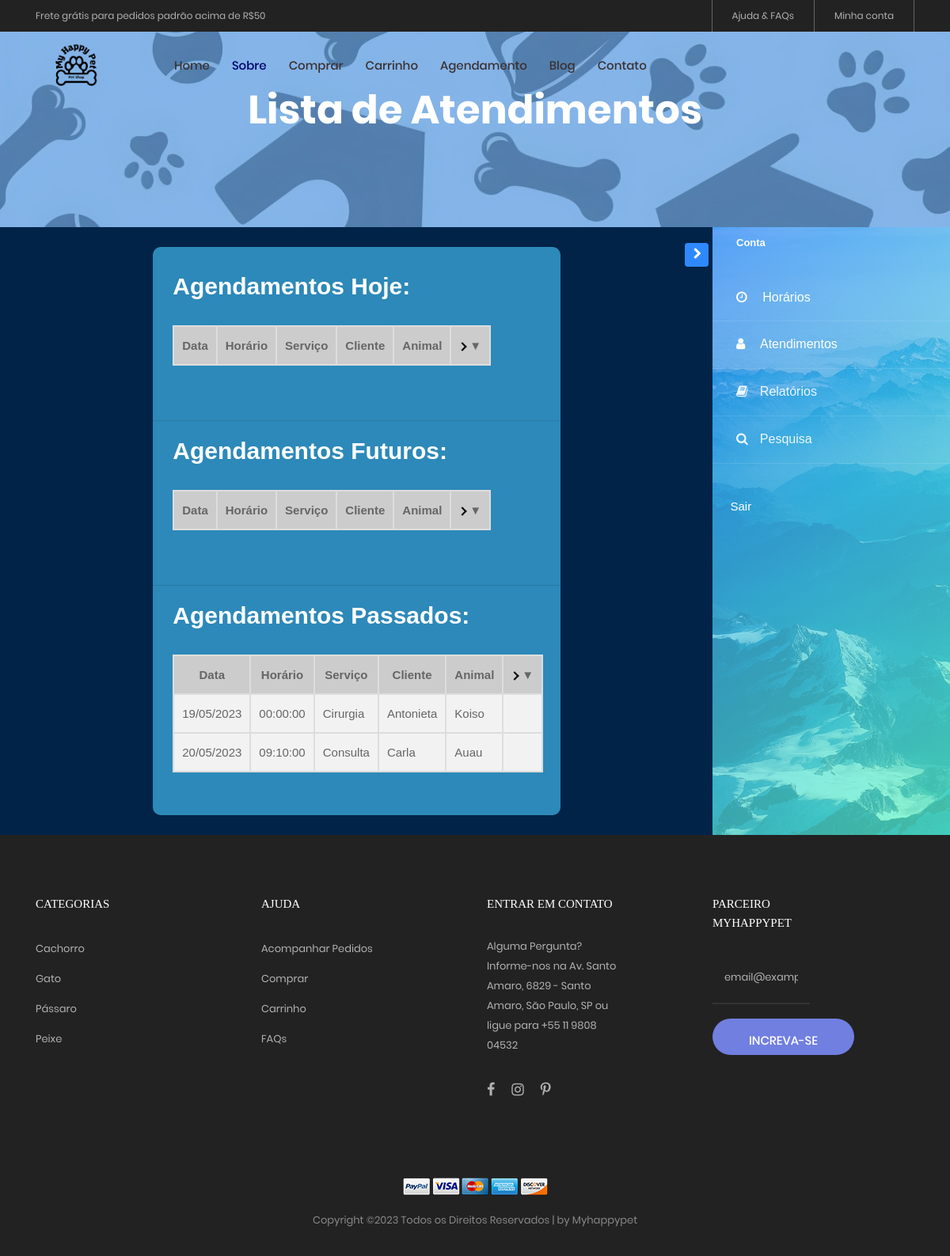
/ve_horarios_func.php (signed in), run on the app's committed database.
### tables this page shows
CREATE TABLE `horarios_disponiveis` (
  `idHorario` int(10) NOT NULL,
  `id_funcionario` int(10) DEFAULT NULL,
  `data` date DEFAULT NULL,
  `horario` time DEFAULT NULL,
  `reservado` tinyint(1) DEFAULT NULL,
  `servico` varchar(50) DEFAULT NULL
);

CREATE TABLE `cliente` (
  `idCliente` int(10) NOT NULL,
  `id_endereco` int(10) DEFAULT NULL,
  `nome` varchar(100) DEFAULT NULL,
  `sobrenome` varchar(100) DEFAULT NULL,
  `cpf` char(11) DEFAULT NULL,
  `rg` char(9) DEFAULT NULL,
  `data_nasc` date DEFAULT NULL
);

CREATE TABLE `cadastro_pet` (
  `idPet` int(10) NOT NULL,
  `id_cliente` int(10) DEFAULT NULL,
  `nome_pet` varchar(50) DEFAULT NULL,
  `raca` varchar(20) DEFAULT NULL,
  `sexo_pet` varchar(50) DEFAULT NULL,
  `cor_pet` varchar(20) DEFAULT NULL,
  `data_nasc_pet` date DEFAULT NULL,
  `peso_pet` float(4,2) DEFAULT NULL,
  `data_cad_pet` datetime DEFAULT NULL
);

### ve_horarios_func.php (the view, shortened to what this page needs)
<?php
    include_once('php/conexao.php');
?>
<!DOCTYPE html>
<html lang="pt-br">
<head>
		<link rel="stylesheet" type="text/css" href="vendor/bootstrap/css/bootstrap.min.css">
		<link rel="stylesheet" type="text/css" href="fonts/font-awesome-4.7.0/css/font-awesome.min.css">
		<link rel="stylesheet" type="text/css" href="fonts/iconic/css/material-design-iconic-font.min.css">
		<link rel="stylesheet" type="text/css" href="fonts/linearicons-v1.0.0/icon-font.min.css">
		<link rel="stylesheet" type="text/css" href="vendor/animate/animate.css">
		<link rel="stylesheet" type="text/css" href="vendor/css-hamburgers/hamburgers.min.css">
		<link rel="stylesheet" type="text/css" href="vendor/animsition/css/animsition.min.css">
		<link rel="stylesheet" type="text/css" href="vendor/select2/select2.min.css">
		<link rel="stylesheet" type="text/css" href="vendor/daterangepicker/daterangepicker.css">
		<link rel="stylesheet" type="text/css" href="vendor/slick/slick.css">
		<link rel="stylesheet" type="text/css" href="vendor/MagnificPopup/magnific-popup.css">
		<link rel="stylesheet" type="text/css" href="vendor/perfect-scrollbar/perfect-scrollbar.css">
		<link rel="stylesheet" type="text/css" href="css/util.css">
		<link rel="stylesheet" type="text/css" href="css/main.css">
        <link rel="stylesheet" href="https://stackpath.bootstrapcdn.com/font-awesome/4.7.0/css/font-awesome.min.css">
		<link rel="stylesheet" href="assets/css/style.css">
		<link rel="stylesheet" href="css/joao.css">
<link rel="stylesheet" href="https://cdnjs.cloudflare.com/ajax/libs/animate.css/4.1.1/animate.min.css"/>
<link rel="stylesheet" type="text/css" href="vendor/bootstrap/css/boot.css" />
<link rel="stylesheet" href="./css/style.css" />
</head>
<body class="animsition">
	<header>
	<div class="container-menu-desktop">
		<div class="top-bar">
			<div class="content-topbar flex-sb-m h-full container">
				<div class="left-top-bar">
					Frete grátis para pedidos padrão acima de R$50
				</div>
				<div class="right-top-bar flex-w h-full">
					<a href="ajuda.html" class="flex-c-m trans-04 p-lr-25">
						Ajuda & FAQs
					</a>
					<a href="php/checa_login.php" class="flex-c-m trans-04 p-lr-25">
						Minha conta
					</a>
				</div>
			</div>
		</div>
		<div class="wrap-menu-desktop">
			<nav class="limiter-menu-desktop container">
				<a href="index.html" class="logo">
					<img src="images/icons/logo.png" alt="IMG-LOGO">
				</a>
				<div class="menu-desktop">
					<ul class="main-menu">
						<li>
							<a href="index.html">Home</a>
						</li>
						<li class="active-menu">
							<a href="sobre.html">Sobre</a>
						</li>
						<li>
							<a href="comprar.html">Comprar</a>
						</li>
						<li>
							<a href="carrinho.html">Carrinho</a>
						</li>
						<li>
							<a href="agendamento.php">Agendamento</a>
						</li>
						<li>
							<a href="blog.html">Blog</a>
						</li>
						<li>
							<a href="contato.html">Contato</a>
						</li>
					</ul>
				</div>
			</nav>
		</div>
	</div>
</header>
<section class="bg-img1 txt-center p-lr-15 p-tb-120" style="background-image: url('images/bg-01.jpg');">
	<h2 class="ltext-105 cl0 txt-center">
		Lista de Atendimentos
	</h2>
</section>
<div class="wrapper d-flex align-items-stretch">
	<nav id="sidebar" class="order-last" class="img" style="background-image: url(images/bg_1.jpg);">
			<div class="custom-menu">
				<button type="button" id="sidebarCollapse" class="btn btn-primary">
			</button>
		</div>
		<div class="">
			<h1><a href="index.html" class="logo"><span>Conta</span></a></h1>
				<ul class="list-unstyled components mb-5">
					<?php
						if(isset($_SESSION['cargo']) && $_SESSION['cargo'] == 'Tosador' || $_SESSION['cargo'] == 'Veterinario'){
							echo '<li class="active">
							<a href="horario.php"><span class="fa fa-clock-o mr-3"></span> Horários</a>
							</li>';
							echo '<li class="active">
							<a href="ve_horarios_func.php"><span class="fa fa-user mr-3"></span> Atendimentos</a>
							</li>';
						}
					?>
					<li>
						<a href="relatorio.php"><span class="fa fa-book mr-3"></span>Relatórios</a>
					</li>
					<li>
						<a href="pesquisa.php"><span class="fa fa-search mr-3"></span>Pesquisa</a>
					</li>
				</ul>
				<div class="mb-5 px-4">
					<a href="php/proc_logout.php" class="subscribe-form">
						<h3 class="h6 mb-3">Sair</h3>
					</a>
				</div>
		</div>
	</nav><br><br><br>
		<div class="wrapper d-flex justify-content-center" style="padding: 25px">
					<?php
					$myvalue = date('Y-m-d H:i:s');
					$datetime = new DateTime($myvalue);
					$data = $datetime->format('Y-m-d');
					$hora = $datetime->format('H:i:s');
					$pega_hora_ant = mysqli_query($conn, "SELECT * FROM horarios_disponiveis WHERE data <= '$data' AND horario < '$hora' AND id_funcionario = ".$_SESSION['idFuncionario']." ORDER BY data ASC;");
				echo("<div id='div' style='width: 515px !important; margin-left: 0% !important'><br>");
				echo "<h2 id= agend>Agendamentos Hoje:</h2><br>";
				echo "<table class='table-responsive'>
					<thead>
						<tr class='accordion'>
							<th>Data</th>
							<th>Horário</th>
							<th>Serviço</th>
							<th>Cliente</th>
							<th>Animal</th>
							<th class='toggle-arrow'>▼</th>
						</tr>
				  </thead>
				";
				echo "</table>
				<br><br>";
				echo "<hr>";
				echo "<h2 id= agend>Agendamentos Futuros:</h2><br>";
				echo "<table class='table-responsive'>
					<thead>
						<tr class='accordion'>
							<th>Data</th>
							<th>Horário</th>
							<th>Serviço</th>
							<th>Cliente</th>
							<th>Animal</th>
							<th class='toggle-arrow'>▼</th>
						</tr>
				  	</thead>
				";
				echo "</table>
				<br><br>";
				echo "<hr>";
					echo "<h2 id= agend>Agendamentos Passados:</h2><br>";
					echo "<table class='table-responsive'>
						<thead>
							<tr class='accordion'>
								<th>Data</th>
								<th>Horário</th>
								<th>Serviço</th>
								<th>Cliente</th>
								<th>Animal</th>
								<th class='toggle-arrow'>▼</th>
							</tr>
						</thead>
					";
					while ($row_antes = mysqli_fetch_assoc($pega_hora_ant)) {
						$data_antes = date_create($row_antes['data']);
						$data_antes = date_format($data_antes, 'd/m/Y');
						$agendado_ant = mysqli_query($conn, "SELECT * FROM agendamento WHERE id_horario = ".$row_antes['idHorario']);
						$agendado_antes = mysqli_fetch_assoc($agendado_ant);
						if (isset($agendado_antes)) {
							$pet_agend_ant = mysqli_query($conn, "SELECT * FROM cadastro_pet WHERE idPet = ".$agendado_antes['id_animal']);
							$pet_agend_antes = mysqli_fetch_assoc($pet_agend_ant);
							$cliente_agend_ant = mysqli_query($conn, "SELECT * FROM cliente WHERE idCliente = ".$agendado_antes['id_cliente']);
							$cliente_agend_antes = mysqli_fetch_assoc($cliente_agend_ant);
							echo('
							<tbody class="visible">
								<tr>
									<td>'. $data_antes .'</td>
									<td>'. $row_antes["horario"] .'</td>
									<td>'. $row_antes["servico"] .'</td>
									<td>'. $cliente_agend_antes["nome"] .'</td>
									<td>'. $pet_agend_antes["nome_pet"] .'</td>
									<td></td>
								</tr>
							</tbody>
								');
						}
					};
					echo "</table>
					<br><br>";
				echo("</div>");
				?>
				</div>
			</div>
<footer class="bg3 p-t-75 p-b-32">
	<div class="container">
		<div class="row">
			<div class="col-sm-6 col-lg-3 p-b-50">
				<h4 class="stext-301 cl0 p-b-30">
					Categorias
				</h4>
				<ul>
					<li class="p-b-10">
						<a href="#" class="stext-107 cl7 hov-cl1 trans-04">
							Cachorro
						</a>
					</li>
					<li class="p-b-10">
						<a href="#" class="stext-107 cl7 hov-cl1 trans-04">
							Gato
						</a>
					</li>
					<li class="p-b-10">
						<a href="#" class="stext-107 cl7 hov-cl1 trans-04">
							Pássaro
						</a>
					</li>
					<li class="p-b-10">
						<a href="#" class="stext-107 cl7 hov-cl1 trans-04">
							Peixe
						</a>
					</li>
				</ul>
			</div>
			<div class="col-sm-6 col-lg-3 p-b-50">
				<h4 class="stext-301 cl0 p-b-30">
					Ajuda
				</h4>
				<ul>
					<li class="p-b-10">
						<a href="#" class="stext-107 cl7 hov-cl1 trans-04">
							Acompanhar Pedidos
						</a>
					</li>
					<li class="p-b-10">
						<a href="#" class="stext-107 cl7 hov-cl1 trans-04">
							Comprar
						</a>
					</li>
					<li class="p-b-10">
						<a href="#" class="stext-107 cl7 hov-cl1 trans-04">
							Carrinho
						</a>
					</li>
					<li class="p-b-10">
						<a href="#" class="stext-107 cl7 hov-cl1 trans-04">
							FAQs
						</a>
					</li>
				</ul>
			</div>
			<div class="col-sm-6 col-lg-3 p-b-50">
				<h4 class="stext-301 cl0 p-b-30">
					Entrar em contato
				</h4>
				<p class="stext-107 cl7 size-201">
					Alguma Pergunta? Informe-nos na Av. Santo Amaro, 6829 - Santo Amaro, São Paulo, SP ou ligue para +55 11 9808 04532
				</p>
				<div class="p-t-27">
					<a href="#" class="fs-18 cl7 hov-cl1 trans-04 m-r-16">
						<i class="fa fa-facebook"></i>
					</a>
					<a href="#" class="fs-18 cl7 hov-cl1 trans-04 m-r-16">
						<i class="fa fa-instagram"></i>
					</a>
					<a href="#" class="fs-18 cl7 hov-cl1 trans-04 m-r-16">
						<i class="fa fa-pinterest-p"></i>
					</a>
				</div>
			</div>
			<div class="col-sm-6 col-lg-3 p-b-50">
				<h4 class="stext-301 cl0 p-b-30">
					Parceiro Myhappypet
				</h4>
				<form>
					<div class="wrap-input1 w-full p-b-4">
						<input class="input1 bg-none plh1 stext-107 cl7" type="text" name="email" placeholder="email@example.com">
					</div>
					<div class="p-t-18">
						<button class="flex-c-m stext-101 cl0 size-103 bg1 bor1 hov-btn2 p-lr-15 trans-04">
							Increva-se
						</button>
					</div>
				</form>
			</div>
		</div>
		<div class="p-t-40">
			<div class="flex-c-m flex-w p-b-18">
				<a href="#" class="m-all-1">
					<img src="images/icons/icon-pay-01.png" alt="ICON-PAY">
				</a>
				<a href="#" class="m-all-1">
					<img src="images/icons/icon-pay-02.png" alt="ICON-PAY">
				</a>
				<a href="#" class="m-all-1">
					<img src="images/icons/icon-pay-03.png" alt="ICON-PAY">
				</a>
				<a href="#" class="m-all-1">
					<img src="images/icons/icon-pay-04.png" alt="ICON-PAY">
				</a>
				<a href="#" class="m-all-1">
					<img src="images/icons/icon-pay-05.png" alt="ICON-PAY">
				</a>
			</div>
			<p class="stext-107 cl6 txt-center">
Copyright &copy;<script>document.write(new Date().getFullYear());</script> Todos os Direitos Reservados | by Myhappypet</a>
			</p>
		</div>
	</div>
</footer>
<head>
</head>
</body>
</html>

### css/main.css (style rules this page uses)
.container { max-width: 1380px; }
@media (max-width: 1600px) { .container { max-width: 1200px; } }
.container-menu-desktop { height: auto; width: 100%; position: relative; -webkit-transition: all 0.3s; -o-transition: all 0.3s; -moz-transition: all 0.3s; transition: all 0.3s; }
.top-bar { height: 40px; background-color: #222; }
.left-top-bar { font-family: Poppins-Regular; font-size: 12px; line-height: 1.8; color: #b2b2b2; }
.right-top-bar a { font-family: Poppins-Regular; font-size: 12px; line-height: 1.8; height: 100%; color: #b2b2b2; border-right: 1px solid rgba(255,255,255,0.3); }
.right-top-bar a:first-child { border-left: 1px solid rgba(255,255,255,0.3); }
.wrap-menu-desktop { position: fixed; z-index: 1100; background-color: transparent; width: 100%; height: 84px; top: 40px; left: 0px; -webkit-transition: height 0.3s, background-color 0.3s; -o-transition: height 0.3s, background-color 0.3s; -moz-transition: height 0.3s, background-color 0.3s; transition: height 0.3s, background-color 0.3s; }
.limiter-menu-desktop { height: 100%; display: -webkit-box; display: -webkit-flex; display: -moz-box; display: -ms-flexbox; display: flex; align-items: center; background-color: transparent; }
.logo { display: -webkit-box; display: -webkit-flex; display: -moz-box; display: -ms-flexbox; display: flex; align-items: center; height: 65%; margin-right: 55px; }
.logo img { max-width: 100%; max-height: 100%; }
.menu-desktop { display: -webkit-box; display: -webkit-flex; display: -moz-box; display: -ms-flexbox; display: flex; align-items: center; height: 100%; }
.main-menu { list-style-type: none; margin: 0; display: -webkit-box; display: -webkit-flex; display: -moz-box; display: -ms-flexbox; display: flex; align-items: center; }
.main-menu > li { display: block; position: relative; padding: 20px 10px 20px 0px; margin: 0px 4px 0px 14px; }
.main-menu > li > a { font-family: Poppins-Medium; color: #3b3232; padding: 5px 0px; transition: all 0.4s; -webkit-transition: all 0.4s; -o-transition: all 0.4s; -moz-transition: all 0.4s; }
.main-menu > li.active-menu > a { color: #00026d; }
.cl0 { color: #fff; }
.cl6 { color: #888; }
.cl7 { color: #b2b2b2; }
.stext-101 { font-family: Poppins-Medium; font-size: 15px; line-height: 1.466667; text-transform: uppercase; }
.stext-107 { font-family: Poppins-Regular; font-size: 13px; line-height: 1.923; }
.stext-301 { font-family: Montserrat-Bold; font-size: 15px; line-height: 1.6; text-transform: uppercase; }
.ltext-105 { font-family: Poppins-Bold; font-size: 50px; line-height: 1.1; }
.size-103 { min-width: 179px; height: 46px; }
.size-201 { max-width: 270px; }
.bg-none { background-color: transparent; }
.bg1 { background-color: #717fe0; }
.bg3 { background-color: #222; }
.bg-img1 { background-size: cover; background-position: center center; background-repeat: no-repeat; }
.bor1 { border-radius: 23px; }
.wrap-input1 { position: relative; border-bottom: 2px solid rgba(204,204,204, 0.1); }
.input1 { background-color: transparent; width: 100%; }

### css/style.css (style rules this page uses)
body { background-color: var(--bodyColor); }
.wrapper { display: grid; background-color: #012348; }

### data on the page
horarios_disponiveis: data "19/05/2023", horario "00:00:00", servico "Cirurgia", cliente.nome "Antonieta", cadastro_pet.nome_pet "Koiso"
horarios_disponiveis: data "20/05/2023", horario "09:10:00", servico "Consulta", cliente.nome "Carla", cadastro_pet.nome_pet "Auau"
